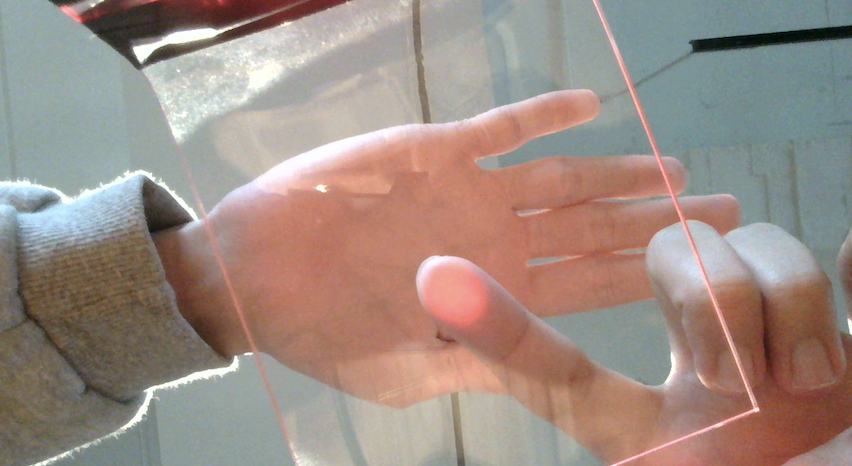
#> input picture Lab01/test2.png, 852 x 466 px, found by its file name
$ python ftir_image_processing.py
#> lines starting #> are read from the running program, lines starting #| are printed output that depends on the picture; after the words box and inside, x2 and y2 are one past the last pixel; in counts of white or black regions, pixels touching at a corner belong together
import cv2

# Read the image
frame = cv2.imread("Lab01/test2.png")
#> frame is the input picture: shape (466, 852, 3); mean B, G, R 131.9, 140.6, 157.8
frame  = cv2.blur(frame, (45, 45))

# Split RGB channels
b, g, r = cv2.split(frame)
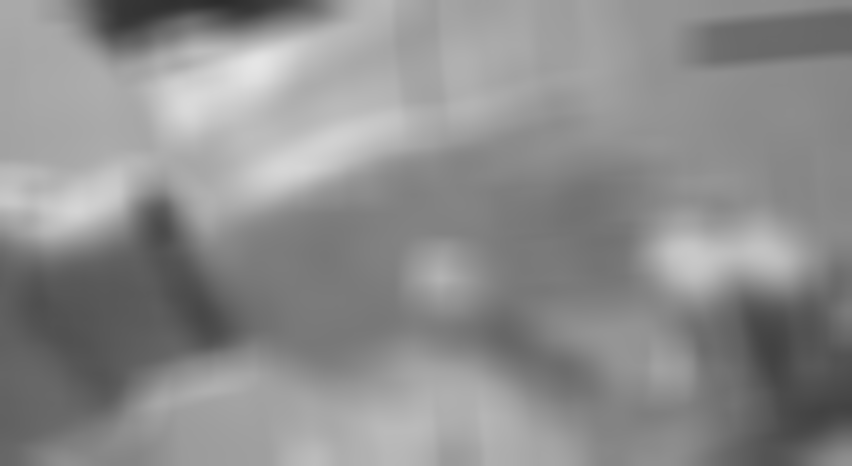
#> g: shape (466, 852); min 44, max 229, mean 140.6
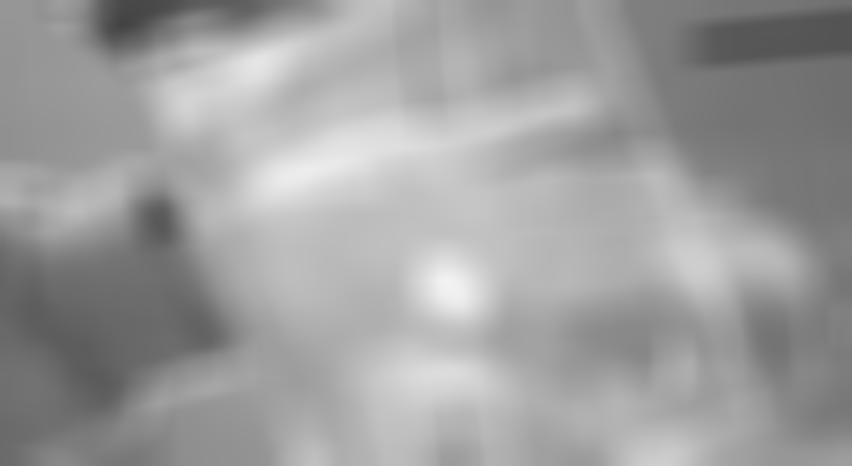
#> r: shape (466, 852); min 67, max 242, mean 157.8

# Perform thresholding to each channel
# Here we use a binary threshold as an example. You can adjust the threshold value and the max value.
_, thresh_b = cv2.threshold(b, 210, 255, cv2.THRESH_BINARY_INV)
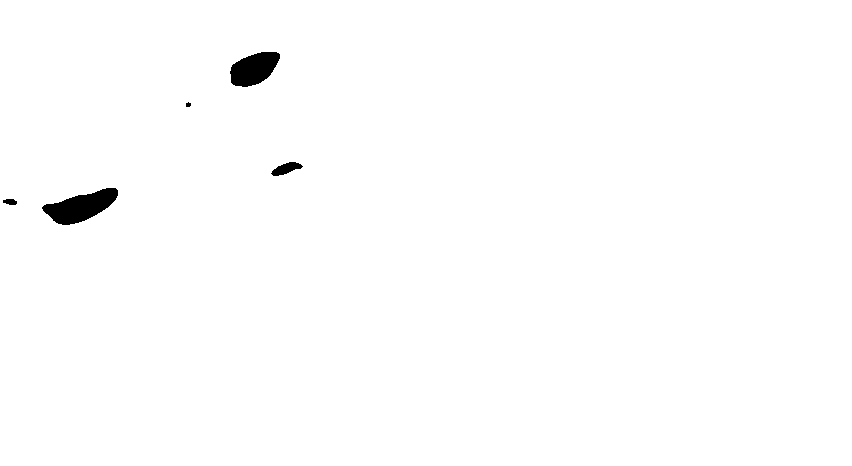
#> thresh_b: shape (466, 852); 99.2% white; 5 black regions, box (x1, y1, x2, y2) and area: (42, 188, 118, 225) 1553, (230, 52, 280, 87) 1218, (271, 162, 303, 176) 245, (3, 199, 17, 205) 66, (186, 102, 191, 107) 20
_, thresh_g = cv2.threshold(g, 210, 255, cv2.THRESH_BINARY_INV)
#> thresh_g: shape (466, 852); 99% white; 3 black regions, box (x1, y1, x2, y2) and area: (175, 49, 287, 120) 3251, (271, 158, 308, 176) 449, (69, 204, 83, 214) 93
_, thresh_r = cv2.threshold(r, 230, 255, cv2.THRESH_BINARY)
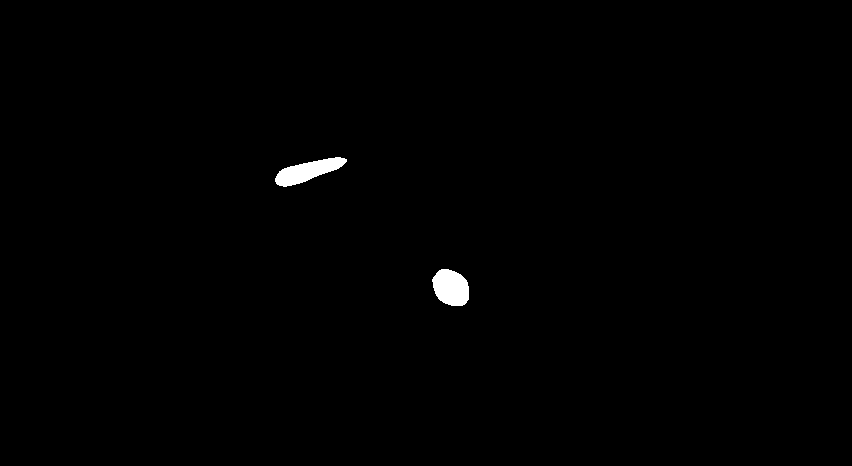
#> thresh_r: shape (466, 852); 0.54% white; 2 white regions, box (x1, y1, x2, y2) and area: (275, 157, 347, 187) 1088, (432, 269, 469, 306) 1065

cv2.imshow('b', thresh_b)
cv2.waitKey(0)
cv2.imshow('g', thresh_g)
cv2.waitKey(0)
cv2.imshow('r', thresh_r)
cv2.waitKey(0)

# Get the final result using bitwise operation
# Here we use bitwise AND operation to combine the thresholded channels
final_thresh = cv2.bitwise_or(thresh_b, thresh_g)
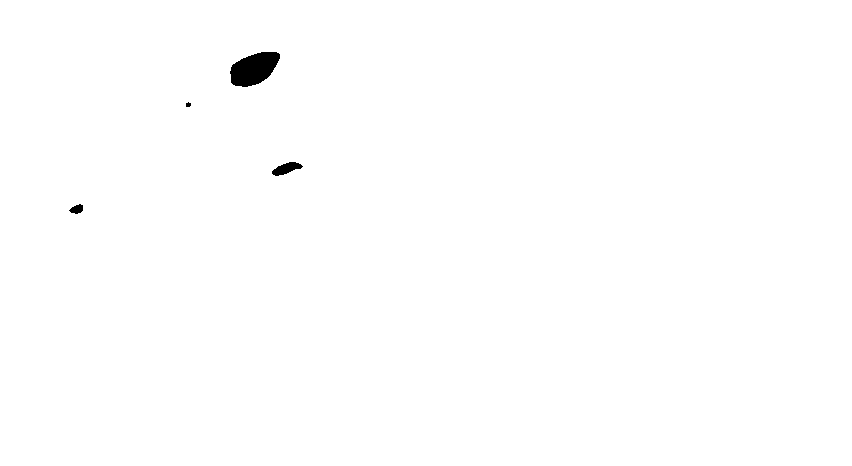
#> final_thresh: shape (466, 852); 99.6% white; 4 black regions, box (x1, y1, x2, y2) and area: (230, 52, 280, 87) 1218, (272, 162, 303, 176) 241, (69, 204, 83, 214) 93, (186, 102, 191, 107) 20
final_thresh = cv2.bitwise_and(final_thresh, thresh_r)
#> final_thresh: shape (466, 852); 0.51% white; 2 white regions


cv2.imshow('frame', final_thresh)
cv2.waitKey(0)
# Find and draw contours
contours, hierarchy = cv2.findContours(final_thresh, cv2.RETR_TREE, cv2.CHAIN_APPROX_SIMPLE)
#> contours = 2 contours; box (x1, y1, x2, y2) and area: (432, 269, 469, 306) 1012, (275, 157, 347, 187) 892
cv2.drawContours(frame, contours, -1, (0, 255, 0), 3)
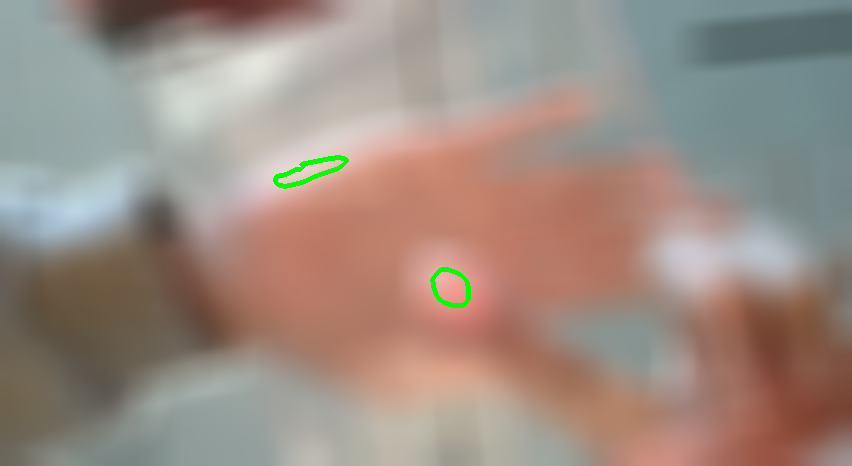
#> frame: shape (466, 852, 3); mean B, G, R 131.3, 140.8, 157

# Iterate through each contour, check the area and find the center
for contour in contours:
    area = cv2.contourArea(contour)
    if area > 400:  # You can adjust the minimum area threshold here
        M = cv2.moments(contour)
        if M["m00"] != 0:
            cX = int(M["m10"] / M["m00"])
            cY = int(M["m01"] / M["m00"])
        else:
            cX, cY = 0, 0
        # Draw the center of the shape on the image
        cv2.circle(frame, (cX, cY), 7, (255, 255, 255), -1)
        cv2.putText(frame, "center", (cX - 20, cY - 20),
                    cv2.FONT_HERSHEY_SIMPLEX, 0.5, (255, 255, 255), 2)
#> this loop made 2 passes
#> (area, cX, cY) on passes 1 to 2: (1011.5, 450, 287), (891.5, 309, 170)
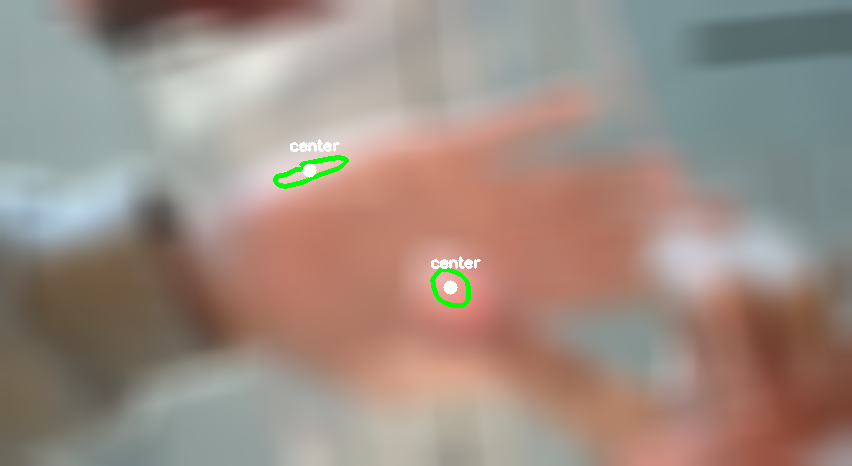
#> frame: shape (466, 852, 3); 0.24% of pixels changed, all inside (x1, y1, x2, y2) = (290, 139, 481, 295)

# Show the frame
cv2.imshow('frame', frame)

# Press any key to quit
cv2.waitKey(0)

# Close all OpenCV windows
cv2.destroyAllWindows()

$ run again, with Lab01/test3.png copied over Lab01/test2.png
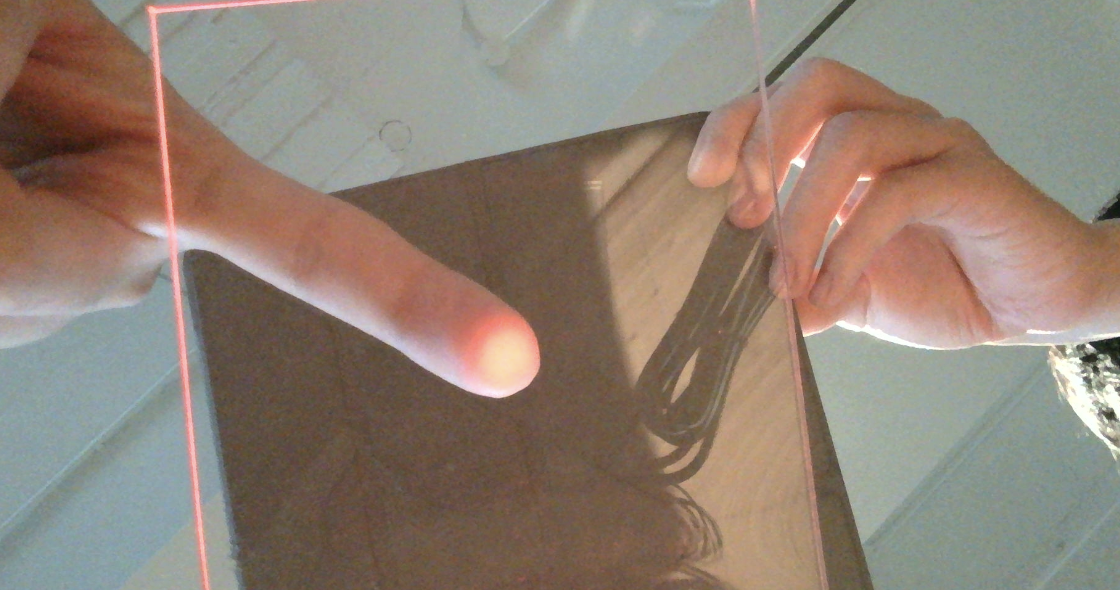
#> input picture Lab01/test3.png, 1120 x 590 px, found by its file name
#> frame is the input picture: shape (590, 1120, 3); mean B, G, R 116.1, 128.8, 144.3
#> thresh_b: shape (590, 1120); every value is 255
#> `_, thresh_g = cv2.threshold(g, 210, 255, cv2.THRESH_BINARY_INV)`:
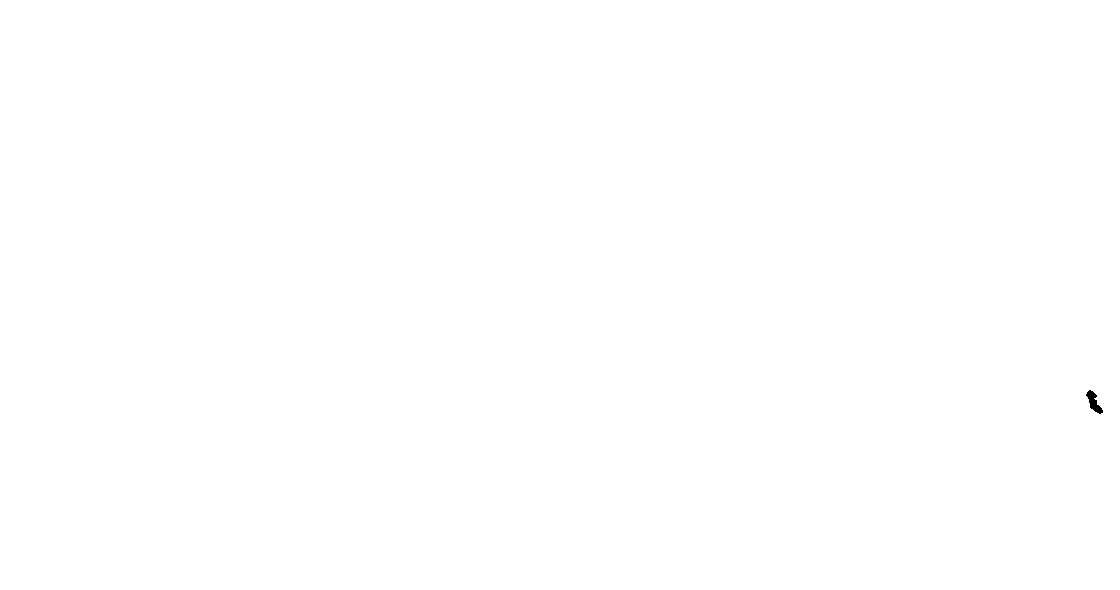
#> thresh_g: shape (590, 1120); 100% white; 1 black region, box (x1, y1, x2, y2) and area: (1086, 390, 1103, 414) 186
#> thresh_r: shape (590, 1120); 0.3% white; 1 white region
#> contours = 1 contour; box (x1, y1, x2, y2) and area: (468, 331, 521, 379) 1880
#> the loop `for contour in contours:` made 1 pass
#> (area, cX, cY) on pass 1: (1880, 496, 355)
#> after the loop `for contour in contours:`:
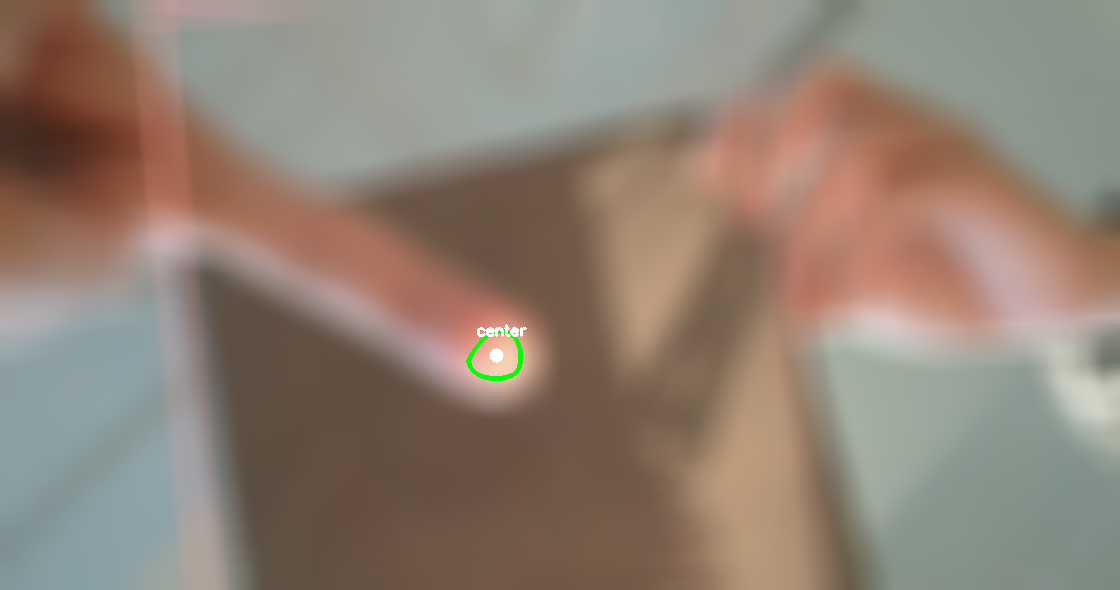
#> frame: shape (590, 1120, 3); mean B, G, R 116.1, 128.9, 144.1
